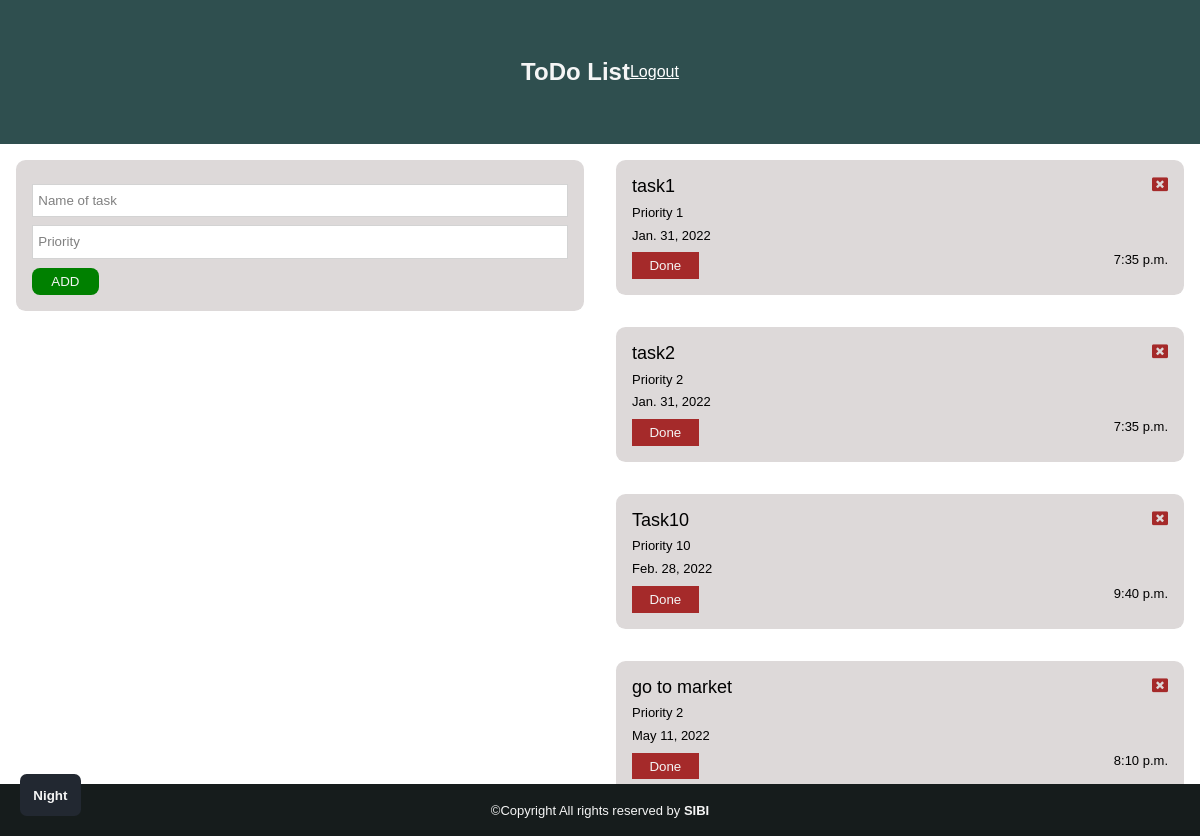
Before: /cbvtask/ with the older database file.
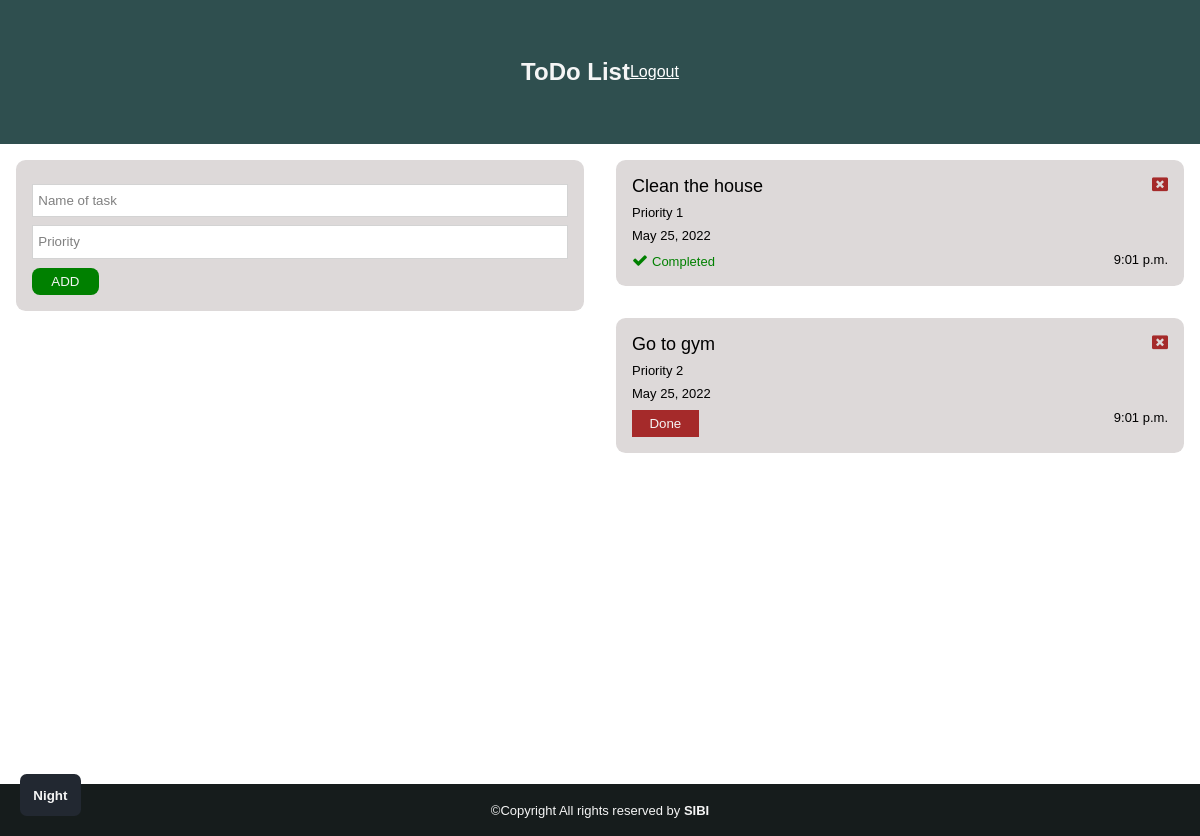
After: the same page with the newer database file.
### todoapp/models.py (models this page shows)
class Task(models.Model):
    name = models.CharField(max_length = 100)
    priority = models.IntegerField()
    date = models.DateField(default = datetime.date.today)
    time = models.TimeField(auto_now_add = True)
    complete = models.BooleanField(default = False);
    owner = models.ForeignKey(User,on_delete = models.CASCADE)

### todoapp/views.py (the view)
# urls.py: path('cbvtask/',views.TaskListView.as_view(),name = 'classBasedView'),
class TaskListView(ListView):
    model = Task
    template_name = 'index.html'
    context_object_name = 'tasks'

### templates/index.html (shortened to what this page needs)
{% load static %}
<!DOCTYPE html>
<html lang="en">
<head>
    <link rel="stylesheet" href="{% static 'style/index.css' %}">
    <link rel="stylesheet" href="{% static 'style/media.css' %}">
    <link rel="stylesheet" href="{% static 'style/css/font-awesome.min.css' %}">
</head>
<body>
    <header>
        <h2>ToDo List</h2>
        <a href="{% url 'logout' %}" style="color: white;">Logout</a>
    </header>
    <main>
        <div class="container">
            <section class="section-1">
                <div class="container">
                    <div class="card">
                        <form method="POST" action="{% url 'add_task' %}">
                            <div class="input-div">
                                <input type="text" name="task_name" id="task_name" placeholder="Name of task" required>
                            </div>
                            <div class="input-div">
                                <input type="number" name="task_priority" id="task_priority" placeholder="Priority" required>
                            </div>
                            <div class="submit-div">
                                <button type="submit">ADD</button>
                            </div>
                        </form>
                    </div>
                    <div class="dark-mode">
                        <button onclick="tog()" id="dark-button">Night</button>
                    </div>
                </div>
            </section>
            <section class="section-2">
                <div class="container">
                    {% for task in tasks %}
                    <div class="task-card" id="task-card">
                        <div class="name-area">
                            <div class="name card-elment">{{task.name}}</div>
                            <a href="delete/{{task.id}}"><i class="fa fa-window-close" aria-hidden="true"></i></a>
                        </div>
                        <div class="priority card-element">Priority {{task.priority}}</div>
                        <div class="date card-element">{{task.date}}</div>
                        <div class="button card-element">
                            {% if task.complete == True %}
                            <a href="taskComplete/{{task.id}}">
                                <i class="fa fa-check" aria-hidden="true">
                                <span> Completed</span>
                                </i>
                            </a>
                            {% else %}
                            <a href="taskComplete/{{task.id}}"><button>Done</button></a>
                            {% endif %}
                            <div class="time">{{task.time}}</div>
                        </div>
                    </div>
                    {% endfor %}
                </div>
            </section>
        </div>
    </main>
    <footer>
        <p>&copy;Copyright All rights reserved by <a href="https://instagram.com/_si__bi_"><b>SIBI</b></a></p>
    </footer>
</body>
</html>

Changed rows visible on the page:
removed Task: name "task1", priority "1", date "Jan. 31, 2022", time "7:35 p.m."
removed Task: name "task2", priority "2", date "Jan. 31, 2022", time "7:35 p.m."
removed Task: name "Task10", priority "10", date "Feb. 28, 2022", time "9:40 p.m."
removed Task: name "go to market", priority "2", date "May 11, 2022", time "8:10 p.m."
added Task: name "Clean the house", priority "1", date "May 25, 2022", time "9:01 p.m."
added Task: name "Go to gym", priority "2", date "May 25, 2022", time "9:01 p.m."
